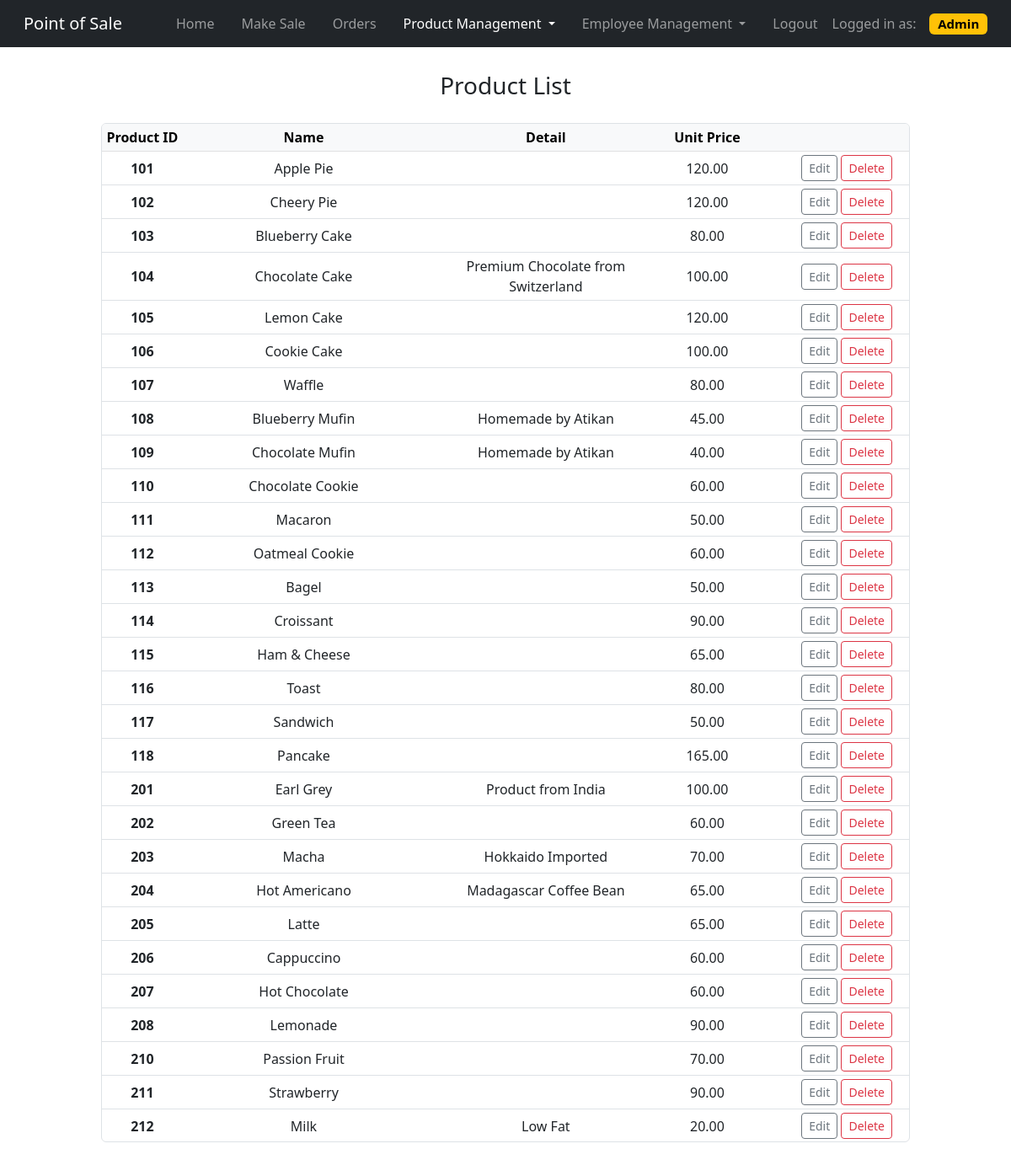
Page /main/product.php (signed in) on the committed database.
### tables this page shows
CREATE TABLE `Product` (
  `p_id` int(11) NOT NULL,
  `p_name` varchar(30) NOT NULL,
  `p_detail` varchar(50) DEFAULT NULL,
  `p_price` decimal(9,2) NOT NULL
);

### main/product.php (the view, shortened to what this page needs)
<?php require_once('../connect.php'); ?>
<!DOCTYPE html>
<html lang="en">
  <head>
    <link
      href="https://cdn.jsdelivr.net/npm/bootstrap@5.2.2/dist/css/bootstrap.min.css"
      rel="stylesheet"
    />
    <link
      rel="stylesheet"
      href="https://cdn.jsdelivr.net/npm/bootstrap-icons@1.10.1/font/bootstrap-icons.css"
    />
    <link rel="stylesheet" href="/main/css/style_product.css" />
  </head>
  <body style="height: 100vh; width: 100vw">
    <nav class="navbar navbar-expand-lg navbar-dark bg-dark">
      <div class="container-fluid">
        <a class="navbar-brand ms-3 me-5" href="/main/dashboard.php">Point of Sale</a>
        <div class="collapse navbar-collapse" id="navbarSupportedContent">
          <ul class="navbar-nav me-auto mb-2 mb-lg-0">
            <li class="nav-item mx-2">
              <a class="nav-link" href="/main/dashboard.php">Home</a>
            </li>
            <li class="nav-item mx-2">
              <a class="nav-link" href="/main/sale.php">Make Sale</a>
            </li>
            <li class="nav-item mx-2">
              <a class="nav-link" href="/main/order.php">Orders</a>
            </li>
            <li class="nav-item dropdown mx-2">
              <a
                class="nav-link dropdown-toggle active"
                href="#"
                role="button"
                data-bs-toggle="dropdown"
                aria-expanded="false"
              >
                Product Management
              </a>
            </li>
            <li class="nav-item dropdown mx-2">
              <a
                class="nav-link dropdown-toggle"
                href="#"
                role="button"
                data-bs-toggle="dropdown"
                aria-expanded="false"
              >
                Employee Management
              </a>
            </li>
            <li class="nav-item mx-2">
              <a class="nav-link" href="/authentication/logout.php">Logout</a>
            </li>
          </ul>
          <span class="navbar-text me-3"> Logged in as: </span>
          <h5 class="my-1 me-3">
            <span class="badge text-bg-warning">Admin</span>
          </h5>
        </div>
      </div>
    </nav>
    <p style="text-align: center" class="fs-3 my-4">Product List</p>
    <div
      style="height: 70%; width: 80%; overflow: scroll;"
      class="border rounded mx-auto"
    >
      <table style="width: 100%;" class="table table-sm table-hover">
        <thead>
          <tr class="table-light">
            <th style="width: 10%" scope="col">Product ID</th>
            <th style="width: 30%" scope="col">Name</th>
            <th style="width: 30%" scope="col">Detail</th>
            <th style="width: 10%" scope="col">Unit Price</th>
            <th style="width: 20%" scope="col"></th>
          </tr>
        </thead>
        <tbody>
          <?php
            $q="select * from Product";
            $result=$mysqli->query($q);
            while($row=$result->fetch_array()){ ?>
                  <tr>
                    <th scope="row"><?=$row['p_id']?></th>
                    <td><?=$row['p_name']?></td>
                    <td><?=$row['p_detail']?></td>
                    <td><?=$row['p_price']?></td>
                    <td class="button-cell">
                    <a href='edit_product.php?pid=<?=$row['p_id']?>'> <button type="button" class="btn btn-sm btn-outline-secondary">Edit</button></a>
                    <a href='../api/deleteinfo.php?pid=<?=$row['p_id']?>'> <button type="button" class="btn btn-sm btn-outline-danger me-3">Delete</button></a>
                    </td>
                  </tr>
          <?php } ?>
        </tbody>
      </table>
    </div>
  </body>
</html>

### main/css/style_product.css (style rules this page uses)
table, thead, tr, tbody, th, td { text-align: center; vertical-align: middle; }
thead th { position: sticky; top: 0; z-index: 1; }
.table td { text-align: center; vertical-align: middle; }
.button-cell { text-align: right !important; }

### rows in the picture
product: p_id "101", p_name "Apple Pie", p_price "120.00"
product: p_id "102", p_name "Cheery Pie", p_price "120.00"
product: p_id "103", p_name "Blueberry Cake", p_price "80.00"
product: p_id "104", p_name "Chocolate Cake", p_detail "Premium Chocolate from Switzerland", p_price "100.00"
product: p_id "105", p_name "Lemon Cake", p_price "120.00"
product: p_id "106", p_name "Cookie Cake", p_price "100.00"
product: p_id "107", p_name "Waffle", p_price "80.00"
product: p_id "108", p_name "Blueberry Mufin", p_detail "Homemade by Atikan", p_price "45.00"
product: p_id "109", p_name "Chocolate Mufin", p_detail "Homemade by Atikan", p_price "40.00"
product: p_id "110", p_name "Chocolate Cookie", p_price "60.00"
product: p_id "111", p_name "Macaron", p_price "50.00"
product: p_id "112", p_name "Oatmeal Cookie", p_price "60.00"
product: p_id "113", p_name "Bagel", p_price "50.00"
product: p_id "114", p_name "Croissant", p_price "90.00"
product: p_id "115", p_name "Ham & Cheese", p_price "65.00"
product: p_id "116", p_name "Toast", p_price "80.00"
product: p_id "117", p_name "Sandwich", p_price "50.00"
product: p_id "118", p_name "Pancake", p_price "165.00"
product: p_id "201", p_name "Earl Grey", p_detail "Product from India", p_price "100.00"
product: p_id "202", p_name "Green Tea", p_price "60.00"
product: p_id "203", p_name "Macha", p_detail "Hokkaido Imported", p_price "70.00"
product: p_id "204", p_name "Hot Americano", p_detail "Madagascar Coffee Bean", p_price "65.00"
product: p_id "205", p_name "Latte", p_price "65.00"
product: p_id "206", p_name "Cappuccino", p_price "60.00"
product: p_id "207", p_name "Hot Chocolate", p_price "60.00"
product: p_id "208", p_name "Lemonade", p_price "90.00"
product: p_id "210", p_name "Passion Fruit", p_price "70.00"
product: p_id "211", p_name "Strawberry", p_price "90.00"
product: p_id "212", p_name "Milk", p_detail "Low Fat", p_price "20.00"
